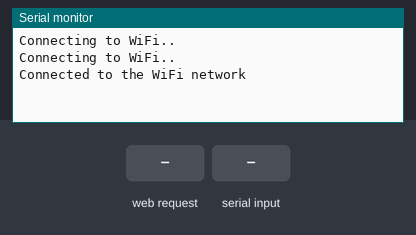
This program was run on a simulated ESP8266 (Wemos D1 mini). On the bench: the last lines printed to the serial monitor. The inputs (shaded band) are chosen by the test bench. WiFi joins after 1.5 s; servers stay silent unless stated.

Above: at 3.7 s.
3.8 s: HTTP request GET /command received
At 4.6 s:
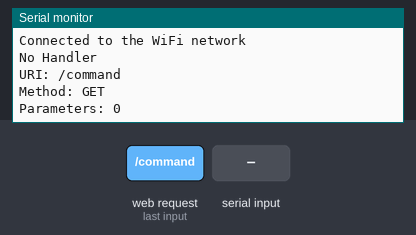
5.3 s: "1\n" received over Serial
At 6.4 s:
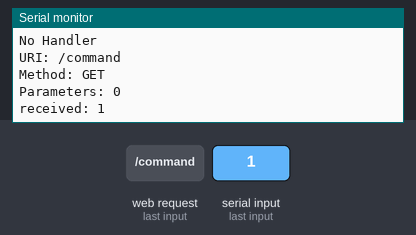
6.8 s: HTTP request GET /test received
At 8.0 s:
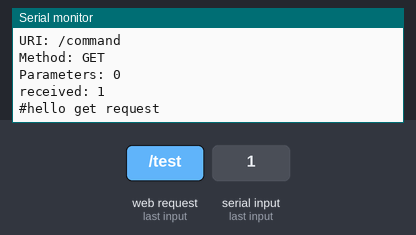

The program:

main.cpp
```cpp
#include <Arduino.h>
#include "ESP8266WiFi.h"
#include "ESPAsyncWebServer.h"
#include "ESP8266HTTPClient.h"
#include "ArduinoJson.h"

#define DBG_OUTPUT_PORT Serial
#define MESSAGE_OUTPUT_PORT Serial
#define debug_mode true
#define DBG_BAUD_RATE 9600
#define MESSAGE_BAUD_RATE 9600
const char *ssid = "SPACESUITWIFI";
const char *password = "N@sASu!t";
String url = "http://192.168.1.1";
String id = "glove1";
HTTPClient http;
String urlfull = url + ":80/" + id;

AsyncWebServer server(80);

void (*resetFunc)(void) = 0;

bool handleDataPut(AsyncWebServerRequest *request, uint8_t *datas)
{
  if (debug_mode)
    DBG_OUTPUT_PORT.printf("[REQUEST]\t%s\r\n", (const char *)datas);
  DynamicJsonBuffer jsonBuffer;
  JsonObject &data = jsonBuffer.parseObject((const char *)datas);
  if (!data.success())
    return 0;

  if (!data.containsKey("command"))
    return 0;
  String command = data["command"];
  if (debug_mode)
  {
    DBG_OUTPUT_PORT.println("command: " + command);
  }
  return 1;
}

void handleNotFound(AsyncWebServerRequest *request)
{
  String message = "\nNo Handler\r\n";
  message += "URI: ";
  message += request->url();
  message += "\nMethod: ";
  message += (request->method() == HTTP_GET) ? "GET" : "POST";
  message += "\nParameters: ";
  message += request->params();
  message += "\n";
  for (uint8_t i = 0; i < request->params(); i++)
  {
    AsyncWebParameter *p = request->getParam(i);
    String name = p->name().c_str();
    String val = p->value().c_str();
    message += (name + " : " + val + "\r\n");
  }
  request->send(404, "text/plain", message);
  if (debug_mode)
    DBG_OUTPUT_PORT.print(message);
}

void setup()
{
  DBG_OUTPUT_PORT.begin(DBG_BAUD_RATE);
  MESSAGE_OUTPUT_PORT.begin(MESSAGE_BAUD_RATE);
  delay(500);
  WiFi.begin(ssid, password);
  http.addHeader("operator", "text/plain");

  while (WiFi.status() != WL_CONNECTED)
  {
    delay(1000);
    if (debug_mode)
      DBG_OUTPUT_PORT.println("Connecting to WiFi..");
  }
  if (debug_mode)
    DBG_OUTPUT_PORT.println("Connected to the WiFi network");

  server.on("/command", HTTP_PUT, [](AsyncWebServerRequest *request) {}, NULL, [](AsyncWebServerRequest *request, uint8_t *data, size_t len, size_t index, size_t total) {
    if (!handleDataPut(request, data))
        request->send(200, "text/plain", "false");
      else
        request->send(200, "text/plain", "true"); });

  server.on("/test", HTTP_GET, [](AsyncWebServerRequest *request) {
    DBG_OUTPUT_PORT.println("#hello get request");
    request->send(200, "text/plain", "Hello World Get");
  });
  server.onNotFound(handleNotFound);
  server.begin();
}

void removeChar(char *s, int c)
{
  int j, n = strlen(s);
  for (int i = j = 0; i < n; i++)
    if (s[i] != c)
      s[j++] = s[i];
  s[j] = '\0';
}

void loop()
{
  if ((WiFi.status() == WL_CONNECTED))
  { //Check the current connection status
    String command;
    bool foundcommand = false;
    while (MESSAGE_OUTPUT_PORT.available())
    {
      delay(10);                           // delay to make it work well
      char c = MESSAGE_OUTPUT_PORT.read(); // Conduct a serial read
      command += c;                        // build the string.
      if (!foundcommand)
        foundcommand = true;
    }
    if (foundcommand)
    {
      char *commandchar = new char[command.length() + 1];
      strcpy(commandchar, command.c_str());
      DBG_OUTPUT_PORT.println("received: " + String(commandchar));
      removeChar(commandchar, '\n');
      removeChar(commandchar, '\r');
      StaticJsonBuffer<200> jsonBuffer;
      JsonObject &dataObj = jsonBuffer.parseObject((const char *)commandchar);
      if (dataObj.success())
      {
        // add data
        JsonObject &data = jsonBuffer.createObject();
        data["id"] = id;
        data["ip"] = WiFi.localIP().toString();
        data["data"] = dataObj["data"];
        String jsonStr;
        data.printTo(jsonStr);
        http.begin(urlfull); //Specify the URL
        // put request
        int httpCode = http.PUT(jsonStr);
        if (httpCode > 0)
        { //Check for the returning code
          String payload = http.getString();
          if (debug_mode)
          {
            DBG_OUTPUT_PORT.println(httpCode);
            DBG_OUTPUT_PORT.println(payload);
          }
        }
        else
        {
          if (debug_mode)
          {
            DBG_OUTPUT_PORT.println("Error on HTTP put request");
            DBG_OUTPUT_PORT.println("Resetting...");
          }
          resetFunc(); //call reset
        }
        http.end(); //Free the resources
      }
    }
  }
}
```

Measured:
- after the input at 3.8 s, the serial monitor: prints a new line at once (image 1)
- after the input at 5.3 s, the serial monitor: prints a new line at once (image 2)
- after the input at 6.8 s, the serial monitor: prints a new line at once (image 3)
